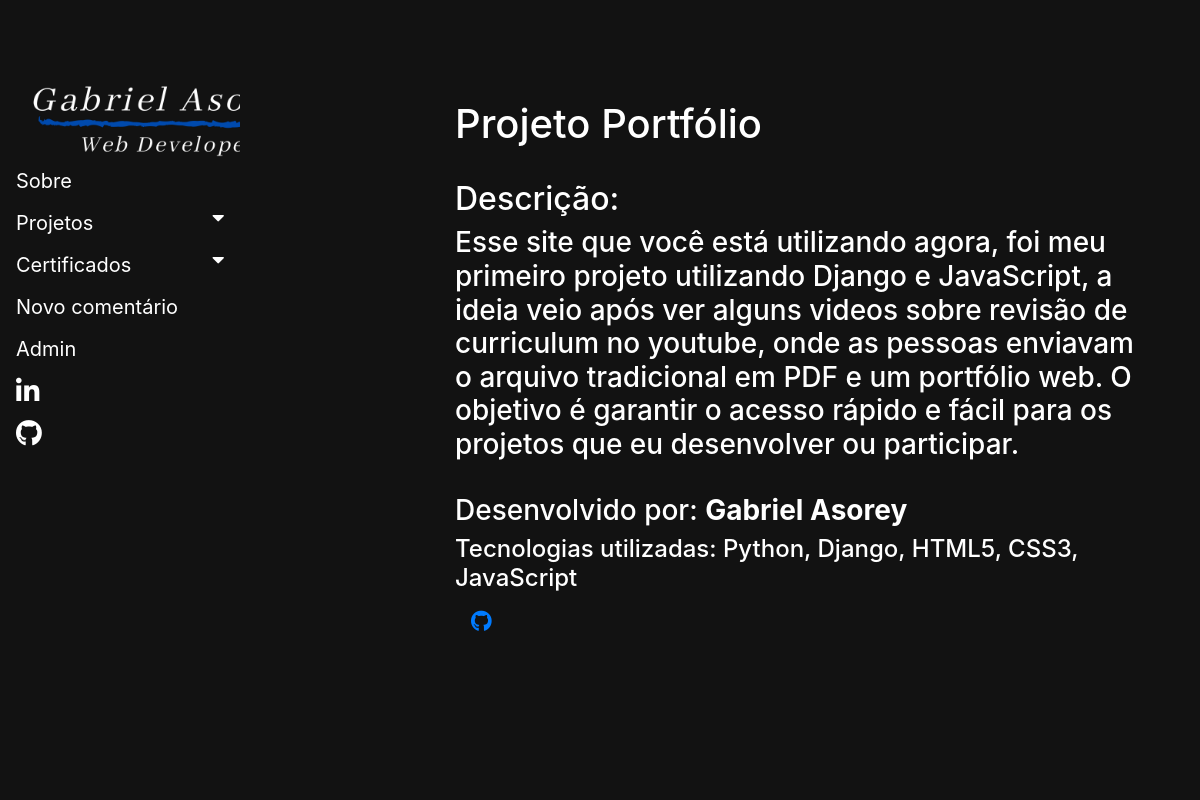
/publish/18/, run on the app's committed database.
### publish/models.py (models this page shows, shortened)
class Publish(models.Model):
  user = models.ForeignKey(User,null=True, on_delete=models.CASCADE )
  author = models.CharField(max_length=256, null= True)
  name = models.CharField(max_length=256, null = True)
  github = models.CharField(max_length=256,null=True, blank = True)
  tech = models.CharField(max_length=500, null=True, blank = True)
  description = models.TextField()
  create_date = models.DateTimeField(default=timezone.now)

### publish/views.py (the view)
# urls.py: path('publish/<int:pk>/',views.PublishDetailView.as_view(),name='publish_detail'),
class PublishDetailView(DetailView):
  model = Publish
  def get_queryset(self):
    qs = Publish.objects.filter(create_date__lte=timezone.now()).order_by('-create_date')
    return qs

### certificate/context_processors.py (called while the page is built)
def context_certificate(request):
  kwargs = {
    'certificate_name': Certificate.objects.all()
  }
  return kwargs

### publish/context_processors.py (called while the page is built)
def context_publish(request):
  kwargs = {
    'publish_name': Publish.objects.all()
  }
  return kwargs

### publish/templates/publish/publish_detail.html (shortened to what this page needs)
{% extends 'publish/navbar.html' %}
{% load static %}
{% block content %}
<div class="container">
  <h1>{{ publish.name }}</h1><br>
  <h2>Descrição:</h2>
  <h3>{{ publish.description }}</h3><br>
  <h3>Desenvolvido por: <strong>{{ publish.author}}</strong></h3>
  <h4>Tecnologias utilizadas: {{ publish.tech }}</h4>
  <a class="nav-link" href="{{ publish.github }}"><i class="fab fa-github fa-lg"></i></a>
</div>
<br>
{% endblock %}

### publish/static/publish/css/navbar.css (style rules this page uses)
html, body { margin: 0; padding: 0; box-sizing: border-box; background:#121212; }
.container { background-color:#121212; box-sizing: border-box; margin-top: 100px; margin-left: 200px; box-shadow: #f1f1f1; color: white; }

### data on the page
Publish: name "Projeto Portfólio", description "Esse site que você está utilizando agora, foi meu primeiro projeto utilizando Django e JavaScript, a ideia veio após ver alguns videos sobre revisão de curriculum no youtube, onde as pessoas enviavam o arquivo tradicional em PDF e um portfólio web. O objetivo é garantir o acesso rápido e fácil para os projetos que eu desenvolver ou participar.", author "Gabriel Asorey", tech "Python, Django, HTML5, CSS3, JavaScript"
